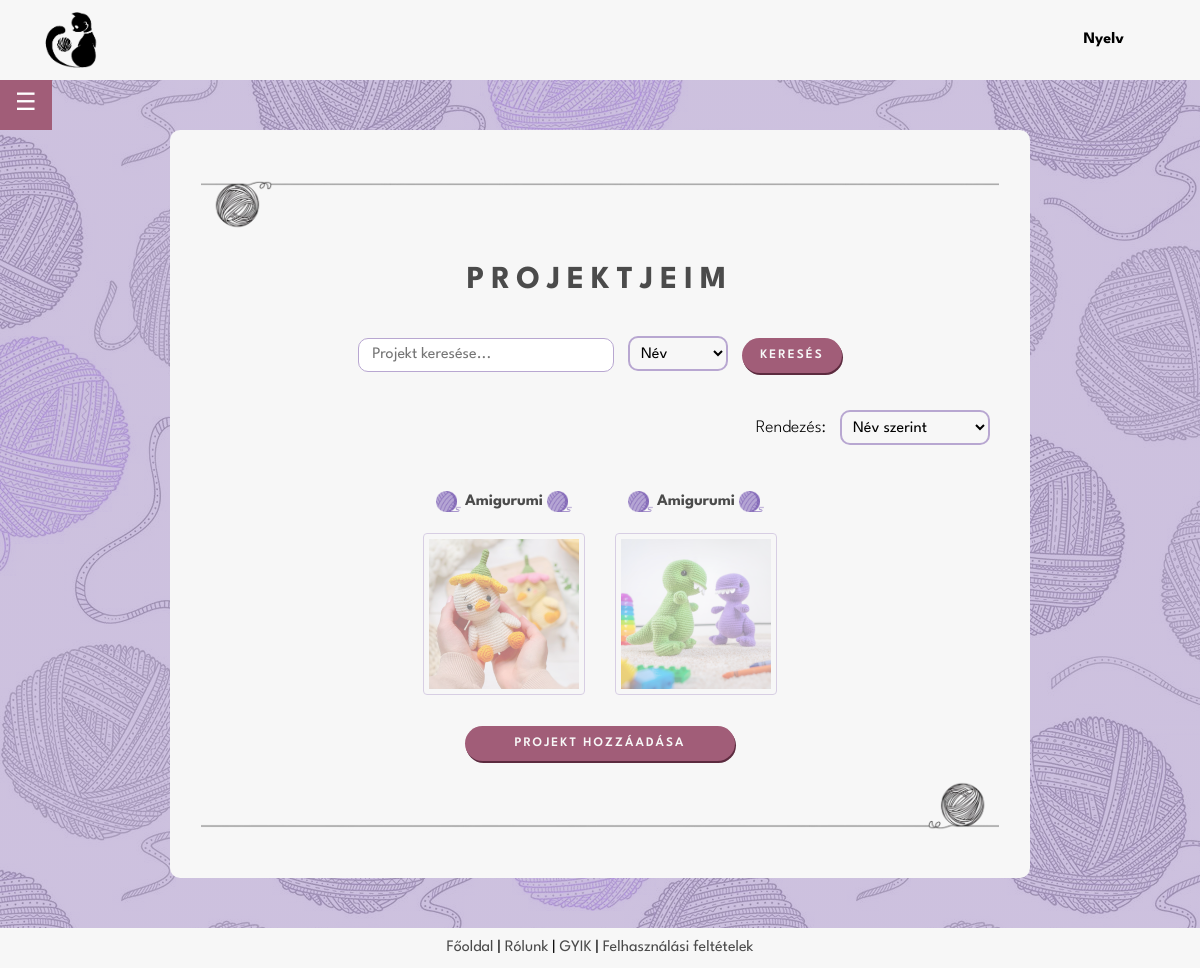
/my_projects.php (signed in), run on an earlier commit of the app's database.
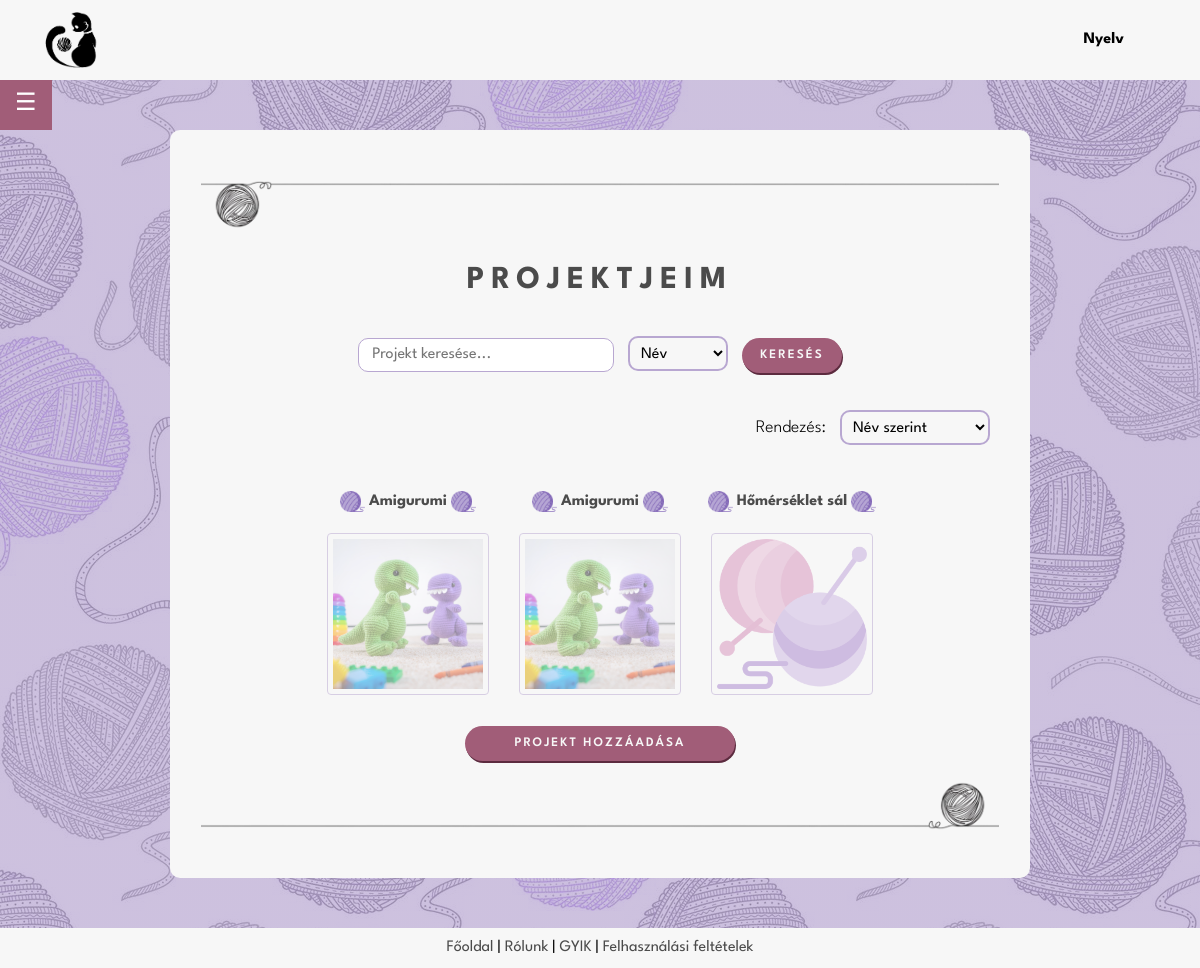
And on a later commit of the database.
### tables this page shows
CREATE TABLE IF NOT EXISTS `projects` (
  `uid` int NOT NULL,
  `id` int NOT NULL AUTO_INCREMENT,
  `name` varchar(255) NOT NULL,
  `pattern` varchar(1000) DEFAULT NULL,
  `yarn` varchar(255) DEFAULT NULL,
  `hook` decimal(10,0) DEFAULT NULL,
  `description` varchar(1000) DEFAULT NULL,
  `image` varchar(255) DEFAULT NULL,
  `start` date DEFAULT NULL,
  `finish` date DEFAULT NULL,
  PRIMARY KEY (`id`),
  KEY `Userid` (`uid`)
);

### backend/lang.php (called while the page is built, shortened)
<?php
    function lang($str) {
        return $str;
    }
?>

### my_projects.php (the view, shortened to what this page needs)
<?php
require $_SERVER['DOCUMENT_ROOT'] . '/project/backend/config.php';
require $_SERVER['DOCUMENT_ROOT'] . '/project/backend/lang.php';
$uid = $_SESSION['uid'];
$sort_by = $_GET['sort_by'] ?? 'name';
$search_filter = $_GET['search_filter'] ?? 'name';
$sql = "SELECT p.id, p.name, p.yarn, p.hook, p.image, p.description FROM projects AS p";
$sql .= " WHERE p.uid = ?";
$params = [$uid];
$param_types = "i";
switch ($sort_by) {
    case 'name':
    default:
        $sql .= " ORDER BY p.name ASC";
        break;
}
$stmt = $conn->prepare($sql);
$stmt->bind_param($param_types, ...$params);
$stmt->execute();
$result = $stmt->get_result();
$noprojects = lang('Nincs projekt hozzáadva');
$projects = $result->fetch_all(MYSQLI_ASSOC);
?>
<!DOCTYPE html>
<head>
    <?php
    include $_SERVER['DOCUMENT_ROOT'] . '/project/frontend/header.php';
    ?>
</head>
<body>
    <div class="page_container">
        <main class="page_content">
            <div class="main_body">
                <?php
                include $_SERVER['DOCUMENT_ROOT'] . '/project/frontend/sidebar.php';
                ?>
                <div class="main_container">
                    <img src="/project/images/yarn2.png" class="image-center">
                    <h2>
                        <a href="/project/my_projects.php" class="project_link">
                            <?= lang('Projektjeim') ?>
                        </a>
                    </h2>
                    <div class="search-container">
                        <form method="GET" action="">
                            <input type="text" placeholder="<?= lang('Projekt keresése...') ?>" name="search_query" value="<?= htmlspecialchars($_GET['search_query'] ?? '') ?>">
                            <select name="search_filter" class="select-search">
                                <option value="name" <?= ($search_filter === 'name') ? 'selected' : '' ?>><?= lang('Név') ?></option>
                            </select>
                            <button type="submit" class="button-search"><?= lang('Keresés') ?></button>
                        </form>
                    </div>
                    <br>
                    <div class="sort-container">
                        <form method="GET" action="">
                            <label for="sort_by"><?= lang('Rendezés:') ?></label>
                            <select name="sort_by" id="sort_by" class="select-sort" onchange="this.form.submit()">
                                <option value="name" <?= (!isset($_GET['sort_by']) || $_GET['sort_by'] === 'name') ? 'selected' : '' ?>><?= lang('Név szerint') ?></option>
                            </select>
                        </form>
                    </div>
                    <div class="projects-grid">
                        <?php if (!empty($projects)): ?>
                        <?php foreach ($projects as $row): ?>
                            <div class='project-item'>
                                <div>
                                    <p style='font-size:1em;'>
                                        <img src='/project/images/yarnlilac.png' style='width:25px; vertical-align: middle;'>
                                        <a href='/project/user/project_page.php?id=<?= htmlspecialchars($row['id']) ?>' style='text-decoration:none; color:rgb(75, 75, 75); margin-top:40px'>
                                            <b><?= htmlspecialchars($row['name']) ?></b>
                                        </a>
                                        <img src='/project/images/yarnlilac.png' style='width:25px; vertical-align: middle;'>
                                    </p>
                                </div>
                                <div>
                                    <?php
                                    $image_paths = array_filter(explode(',', $row['image']));
                                    if (!empty($image_paths)) {
                                        $random_image_path = $image_paths[array_rand($image_paths)];
                                        $image_source = trim($random_image_path);
                                    } else {
                                        $image_source = '/project/images/no-file-found-yarn-ball.png';
                                    }
                                    ?>
                                    <a href='/project/project_page.php?id=<?= htmlspecialchars($row['id']) ?>' style='text-decoration:none; color:rgb(75, 75, 75); margin-top:40px'>
                                        <img src='<?= htmlspecialchars($image_source) ?>' alt='Project image' class="project-image">
                                    </a>
                                </div>
                            </div>
                        <?php endforeach; ?>
                        <?php else: ?>
                            <div style='border: 1px solid rgb(90, 90, 90) text-align=center;'><p colspan='6'><?= htmlspecialchars($noprojects) ?></p></div>
                        <?php endif; ?>
                    </div>
                    <div>
                        <a href="/project/add_project.php" class="button-link">
                            <?= lang('Projekt hozzáadása') ?>
                        </a>
                    </div>
                    <img src="/project/images/yarn2flipped.png" class="image-center">
                </div>
            </div>
        </main>
    </div>
    <?php
    include $_SERVER['DOCUMENT_ROOT'] . '/project/frontend/footer.php';
    ?>
</body>
</html>

### frontend/header.php (shortened to what this page needs)
<?php
$redirect_url = '/project/index.php';
if (isset($_SESSION['rights'])) {
    if ($_SESSION['rights'] == 103) {
        $redirect_url = '/project/admin/home_admin.php';
    } else {
        $redirect_url = '/project/home.php';
    }
}
?>
<!DOCTYPE html>
<html lang="hu">
<head>
    <link rel="stylesheet" href="/project/frontend/style.css">
</head>
<body>
  	<header>
    	<nav class="navbar">
			<div class="navbar-container">
				<div class="navbar-intro">
					<a href="<?= $redirect_url ?>" class="logolink">
					<img src="/project/images/yarnballlogoblacksmall.png" class="catlogo">
					</a>
				</div>
        		<div class="rightnav">
          			<div class="lang-menu">
            			<div class="selected-lang">
              				<?= lang('Nyelv') ?>
            			</div>
          			</div>
        		</div>
      		</div>
    	</nav>
  	</header>
</body>
</html>

### frontend/sidebar.php (shortened to what this page needs)
<!DOCTYPE html>
<head>
</head>
<body>
    <button class="menu-toggle">☰</button>
</body>
</html>

### frontend/footer.php
<?php
$redirect_url = '/project/index.php';
if (isset($_SESSION['rights'])) {
    if ($_SESSION['rights'] == 103) {
        $redirect_url = '/project/admin/home_admin.php';
    } else {
        $redirect_url = '/project/home.php';
    }
}
?>
<!DOCTYPE html>
<head>
</head>
<body>
    <footer>
        <div class="footer">
            <a class="footer_link" href="<?= $redirect_url ?>"><?= lang('Főoldal') ?></a>
             |
            <a class="footer_link" href="/project/footer/about_us.php"><?= lang('Rólunk') ?></a>
             |
            <a class="footer_link" href="/project/footer/faq.php"><?= lang('GYIK') ?></a>
             |
            <a class="footer_link" href="/project/footer/terms.php"><?= lang('Felhasználási feltételek') ?></a>
        </div>
    </footer>
</body>
</html>

### frontend/style.css (style rules this page uses)
body { font-family: 'League Spartan'; background-image: linear-gradient( rgba(184, 167, 209, 0.7), rgba(184, 167, 209, 0.7) ), url(../images/background.png); min-height: 100vh; display:flex; flex-direction:column; }
h2 { margin-top: 10; letter-spacing: 7px; text-transform: uppercase; font-size: 2em; text-align: center; color: rgb(75, 75, 75); }
label { font-size: 1.1em; font-weight: 300; }
input { width: 250px; height: 30px; border: 1px solid rgb(184, 167, 209); border-radius: 10px; text-indent: 0.7em; font-size: 1em; font-family: 'League Spartan'; margin-top: 10px; }
.main_body { display: flex; justify-content: center; min-width: 40%; align-items: flex-start; gap: 20px; }
.main_container, .main_container_home { background-color: rgb(247, 247, 247); border: none; border-radius: 10px; margin: 100px 0 0 0; text-align: center; width: 800px; padding: 30px 30px 40px 30px; }
.page_container { position: relative; min-height: 95vh; flex-grow: 1; }
.page_content { padding-bottom: 50px; }
@media (max-width: 1200px) { .main_body { margin-top: 100px; } }
@media (max-width: 1200px) { .main_container, .main_container_home { margin: 30px 0 0 0; width: 800px; } }
.projects-grid { display: flex; flex-wrap: wrap; gap: 20px; justify-content: center; align-items: flex-start; padding: 20px; }
.project-item img { max-width: 100%; height: auto; border-radius: 4px; }
.project_link { text-decoration: none; color: rgb(75, 75, 75); }
.project-image { max-width: 150px; height: auto; margin: 5px; border: 1px solid rgb(184, 167, 209); padding: 5px; border-radius: 5px; opacity: 0.5; }
.select-search, .select-sort { border: 2px solid rgb(184, 167, 209); border-radius: 10px; background: rgb(247, 247, 247); padding: 7px; margin: 10px; font-family: 'League Spartan'; font-size: 1em; background-clip: padding-box; transition: border-color 0.15s ease-in-out, box-shadow 0.15s ease-in-out; }
.select-search { width: 100px; }
.select-sort { width: 150px; }
.sort-container { display: flex; justify-content: flex-end; }
.project-image { width: 150px; margin: 5px; border: 1px solid rgb(184, 167, 209); padding: 5px; border-radius: 5px; opacity: 0.5; }
.image-center { margin-top: 20px; margin-left: auto; margin-right: auto; height: 50px; }
.button, .button_inverse, .button-search, .button-link { font-size: small; font-weight: 600; text-transform: uppercase; letter-spacing: 2px; border: none; border-radius: 20px; font-family: 'League Spartan'; text-decoration: none; padding: 10px; }
.button, .button-link { background-color: #a15d78; color: rgb(247, 247, 247); box-shadow: 1px 2px #5c2b3f; width: 270px; }
.button-link { display: inline-block; width: 250px; }
.button-search { width: 100px; background-color: #a15d78; color: rgb(247, 247, 247); box-shadow: 1px 2px #5c2b3f; }
.navbar { background-color: rgb(247, 247, 247); display: flex; width: 100%; height: 80px; position: fixed; top: 0; z-index: 999; }
.navbar-container { display: flex; align-items: center; justify-content: space-between; width: 100%; padding: 0 1em 0 2rem; }
.navbar-intro { display: flex; align-items: center; justify-content: flex-start; gap: 1rem; flex-shrink: 0; }
.navbar-container { display: flex; text-align: center; gap: 1.5rem; list-style: none; }
.logolink { text-decoration: none; display: flex; justify-content: flex-start; color: black; line-height: 1; }
.catlogo { margin: 10px; width: 60px; height: auto; }
.rightnav { display: flex; }
.lang-menu { width: 100px; text-align: center; font-weight: bold; position: relative; margin: 10px; }
.selected-lang { width: 50px; }
.lang-menu .selected-lang { display: flex; justify-content: space-between; line-height: 3; cursor: pointer; }
.lang-menu .selected-lang:before { content: ''; display: inline-block; width: 32px; height: 32px; background-size: contain; background-repeat: no-repeat; }
@media (max-width: 1200px) { .menu-toggle { display: block; position: fixed; top: 80px; left: 0px; z-index: 1000; padding: 11px 15px; font-size: 24px; background-color: #a15d78; color: white; border: none; cursor: pointer; } }
footer { width: 100%; background-color: rgb(247, 247, 247); border: none; height: 40px; text-align: center; line-height: 40px }
.footer_link { text-decoration: none; color: rgb(75, 75, 75); font-size: 1em; }
:root { --sac: 'Monoton', cursive; --comf: 'Comfortaa', cursive; --dark: #1c1c1c; --light: rgb(247, 247, 247); --lilac: rgb(121, 105, 146); }

What changed in the data, as far as the page shows it:
changed projects (number 1 of 3 on the later page): image: a different picture
added projects: name "Hőmérséklet sál", shows a picture
